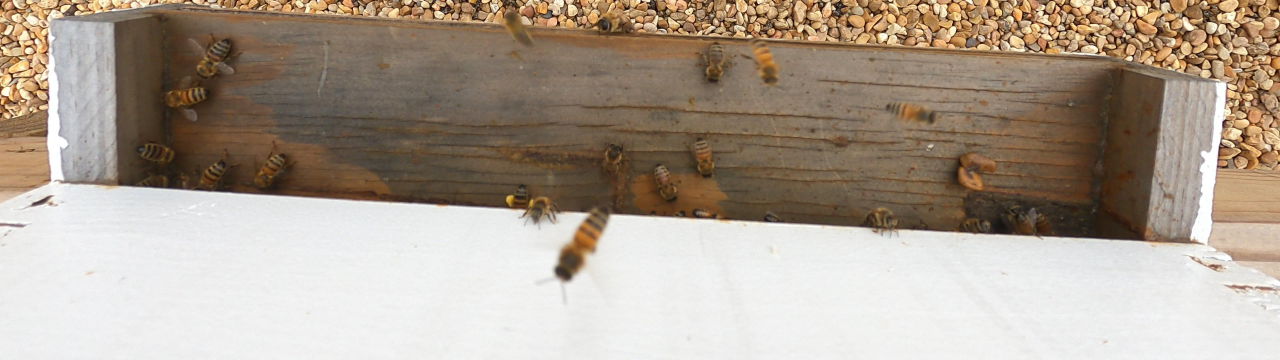
#> input picture project_beedetection/images/GH010990.MP4_frame_1168.jpg, 3840 x 1080 px (shown at 1/3 size); its folder holds only this picture in this run
$ jupyter execute bee_detection_datapreprocessing.ipynb
#> lines starting #> are read from the running program, lines starting #| are printed output that depends on the picture
### 1. 🐝 Overview

This project prepares a custom dataset for detecting **Worker Bees (class 0)** and **Drone Bees (class 1)** from ultra-wide images extracted from video frames. The original data set is found from **Mississippi State University**.

The **source images** have a resolution of **3840 × 1080**.
Training YOLO directly on this extreme aspect ratio would cause heavy **downscaling**, which leads to loss of detail and poor detection accuracy for small objects like bees.

To solve this, the dataset is automatically sliced into **3 tiles per image**, each with **1280 × 1080** resolution.
This keeps the bee size large for YOLO while maintaining reasonable memory usage.

#### **Notice:**
Since the tiles are 1280×1080, we must train YOLO with: <span style="color:red">**imgsz=1280**</span>

[cell 1]
import matplotlib.pyplot as plt
from pathlib import Path
import json
from tqdm import tqdm
import cv2

I convert all LabelMe JSON annotations into YOLO-format text files for training an object detection model. It merges the two worker-bee classes ('Worker-Bee-Pollen' and 'Worker-Bee-No-Pollen') into a single class (0) and assigns drone bees to class (1).

[cell 2]
# Configuration
dataset_path = Path(r'\json') # insert your own path
output_path = Path(r'\yolo') # insert your own path
output_path.mkdir(exist_ok=True)

json_files = list(dataset_path.glob('*.json'))

# Simple 2-class mapping
class_mapping = {
    'Worker-Bee-Pollen': 0,
    'Worker-Bee-No-Pollen': 0,
    'Drone-Bee': 1
}

# [48 lines left out: functions convert_xyxy2xywh, convert_labelme2yolo, not called in this run]

# Main conversion
print("Converting LabelMe JSON to YOLO format...")
print(f"Found {len(json_files)} JSON files")
print("\nClass mapping:")
print("  0: Worker-Bee")
print("  1: Drone-Bee")
print()

stats = {'worker': 0, 'drone': 0}

for json_file in tqdm(json_files, desc="Converting"):
    convert_labelme2yolo(json_file)

    # Count classes
    txt_file = output_path / (json_file.stem + '.txt')
    if txt_file.exists():
        with open(txt_file, 'r') as f:
            for line in f:
                class_id = int(line.split()[0])
                if class_id == 0:
                    stats['worker'] += 1
                elif class_id == 1:
                    stats['drone'] += 1

print("\n" + "="*50)
print("Conversion Complete!")
print("="*50)
print(f"Worker Bees: {stats['worker']:,}")
print(f"Drone Bees: {stats['drone']:,}")
if stats['drone'] > 0:
    print(f"Ratio (Worker:Drone): {stats['worker']/stats['drone']:.2f}:1")

[cell 3]
labels = list(stats.keys())
counts = list(stats.values())
colors = ["orange", "blue"]

plt.figure(figsize=(6, 4))
plt.bar(labels, counts, color = colors)
plt.xlabel("Bee Type")
plt.ylabel("Count")
plt.title("Count of Worker vs Drone Bees")
plt.show()
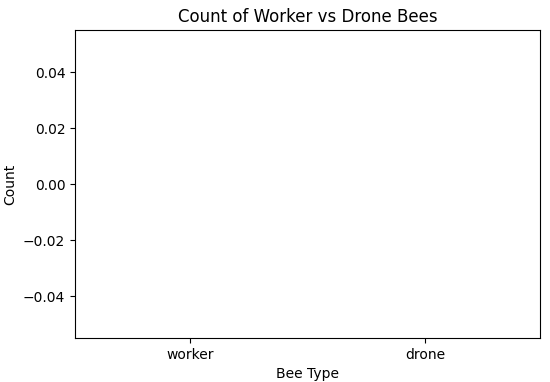
#> figure drawn by matplotlib, 1 panel

Here I checked each image and its YOLO label file to detect whether any bees appear within the last 256 pixels on the right side of the image.

[cell 4]
IMAGE_FOLDER = Path(r"\images") # insert your own path
LABEL_FOLDER = Path(r"\yolo") # insert your own path

EDGE = 256
results = {}  # store info per image
worker_count = 0
drone_count = 0

for img_path in IMAGE_FOLDER.glob("*.jpg"):
    label_path = LABEL_FOLDER / (img_path.stem + ".txt")

    img = cv2.imread(str(img_path))
#> img is the input picture: shape (1080, 3840, 3); mean B, G, R 145.2, 159.3, 172.7
    if img is None:
        continue

    h, w = img.shape[:2]
#> h = 1080; w = 3840
    edge_start = w - EDGE
#> edge_start = 3584

    worker_in_edge = False
    drone_in_edge = False

    if label_path.exists():
        with open(label_path, "r") as f:
            for line in f:
                class_id, cx, cy, bw, bh = line.strip().split()
                class_id = int(class_id)

                cx = float(cx) * w
                bw = float(bw) * w

                # bounding box left and right edges
                x1 = cx - bw/2
                x2 = cx + bw/2

                # check intersection with last 20px region
                if x2 >= edge_start:
                    if class_id == 0:
                        worker_in_edge = True
                        worker_count += 1
                    elif class_id == 1:
                        drone_in_edge = True
                        drone_count += 1

    results[img_path.name] = {
        "worker": worker_in_edge,
        "drone": drone_in_edge
    }

print(f"Worker bees touching last 256px: {worker_count}")
print(f"Drone bees touching last 256px: {drone_count}")
print(f"Total images checked: {len(results)}\n")

YOLO internally resizes all images to imgsz **(default: 640)**.
If YOLO resized a 3840px-wide image to 640px:
1. Each bee becomes extremely small
2. Detections become inaccurate or impossible
3. Model cannot learn fine details

So I sliced the images into three overlapping tiles:

Tile 0 → 0–1280 px
Tile 1 → 1152–2432 px
Tile 2 → 2304–3584 px

The last 256px on the far right are intentionally removed because they mostly contained worker-only detections and removing them helps balance the dataset.

[cell 5]
def slice_image(image, tile_width=1280, overlap=128):
    # h = 1080, w = 3840
    h, w = image.shape[:2]

    stride = tile_width - overlap
    # These are the left edges of each tile.
    positions = list(range(0, w - tile_width + 1, stride))
    tiles = [(image[:, x:x+tile_width], x) for x in positions]
    return tiles

def slice_dataset(
    img_folder,
    label_folder,
    output_img_folder,
    output_label_folder,
    tile_width=1280,
    overlap=128
):
    img_dir = Path(img_folder)
    label_dir = Path(label_folder)

    out_img = Path(output_img_folder)
    out_lbl = Path(output_label_folder)

    out_img.mkdir(parents=True, exist_ok=True)
    out_lbl.mkdir(parents=True, exist_ok=True)

    # get all image files
    images = list(img_dir.glob("*.jpg")) + list(img_dir.glob("*.png"))

    for img_path in tqdm(images):
        img = cv2.imread(str(img_path))
        h, w = img.shape[:2]

        # find matching YOLO label
        label_path = label_dir / (img_path.stem + ".txt")

        # load YOLO labels
        labels = []
        if label_path.exists():
            with open(label_path, "r") as f:
                labels = [l.split() for l in f]

        # slice image into tiles
        tiles = slice_image(img, tile_width, overlap)

        # process each tile
        for idx, (tile, x0) in enumerate(tiles):
            th, tw = tile.shape[:2]

            # save tile image
            tile_name = f"{img_path.stem}_tile{idx}{img_path.suffix}"
            cv2.imwrite(str(out_img / tile_name), tile)

            # adjust labels for this tile
            new_labels = []
            for lbl in labels:
                class_id = lbl[0]

                cx = float(lbl[1]) * w
                cy = float(lbl[2]) * h
                bw = float(lbl[3]) * w
                bh = float(lbl[4]) * h

                x1, x2 = cx - bw/2, cx + bw/2

                # check if bbox intersects tile
                if x2 > x0 and x1 < x0 + tw:
                    cx_new = (cx - x0) / tw
                    cy_new = cy / th
                    bw_new = bw / tw
                    bh_new = bh / th

                    new_labels.append(
                        f"{class_id} {cx_new:.6f} {cy_new:.6f} {bw_new:.6f} {bh_new:.6f}"
                    )

            # write tile labels
            with open(out_lbl / f"{img_path.stem}_tile{idx}.txt", "w") as f:
                f.write("\n".join(new_labels))

[cell 6]
slice_dataset(
    img_folder=r"\images", # insert your own path
    label_folder=r"\yolo", # insert your own path
    output_img_folder=r"\sliced\images", # insert your own path
    output_label_folder=r"\sliced\labels", # insert your own path
    tile_width=1280,
    overlap=128
)
#> in slice_image, `tiles = [(image[:, x:x+tile_width], x) for x in positions]`: tiles = 3 items
#> the loop in slice_dataset, `for idx, (tile, x0) in enumerate(tiles):` made 3 passes
#> (x0, tile_name) on passes 1 to 3: (0, 'GH010990.MP4_frame_1168_tile0.jpg'), (1152, 'GH010990.MP4_frame_1168_tile1.jpg'), (2304, 'GH010990.MP4_frame_1168_tile2.jpg')
#> pass 1, in slice_dataset, `cv2.imwrite(str(out_img / tile_name), tile)`:
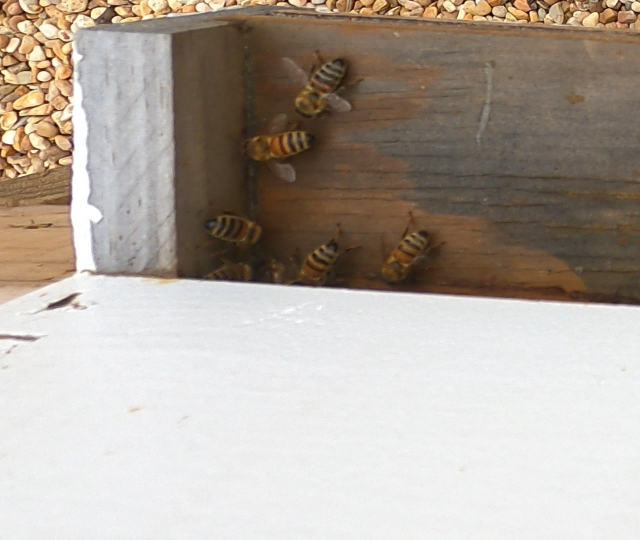
#> saved as GH010990.MP4_frame_1168_tile0.jpg: shape (1080, 1280, 3) (shown at 1/2 size); mean B, G, R 157.4, 167.1, 177
#> pass 2, in slice_dataset, `cv2.imwrite(str(out_img / tile_name), tile)`:
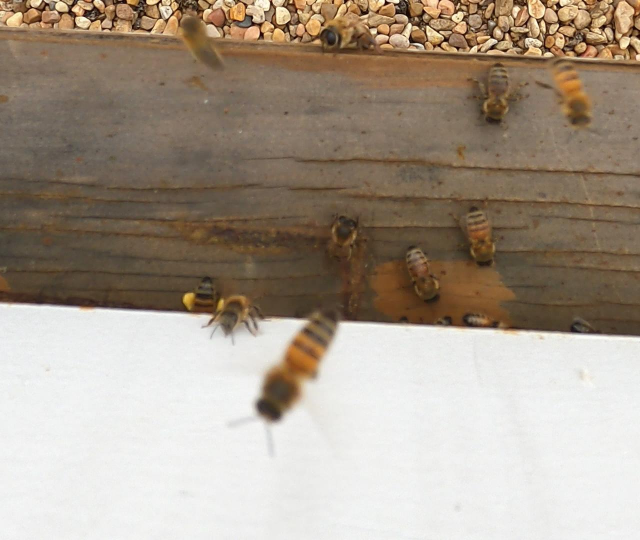
#> saved as GH010990.MP4_frame_1168_tile1.jpg: shape (1080, 1280, 3) (shown at 1/2 size); mean B, G, R 139.1, 153.7, 166.9
